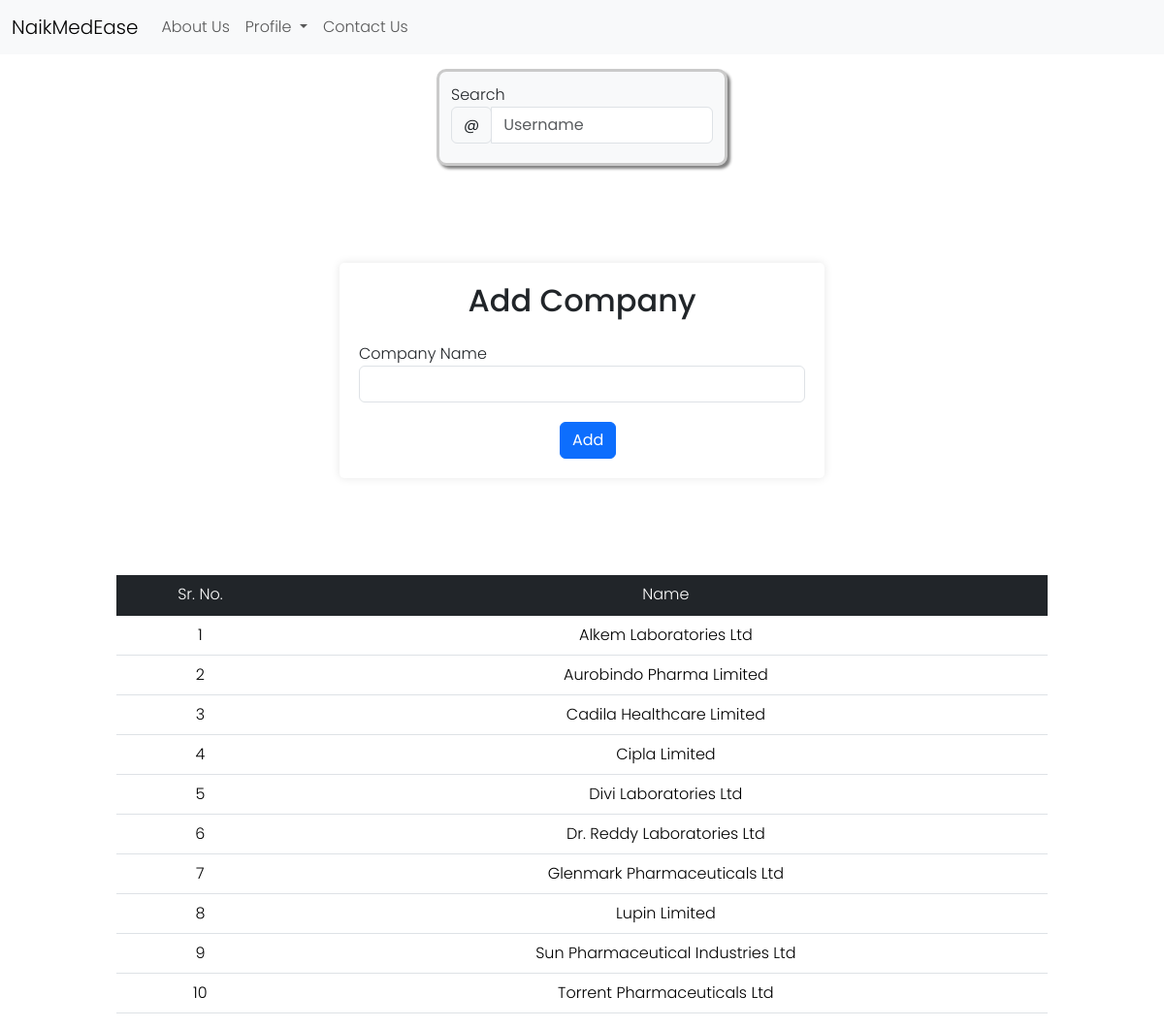
Page /Addcompany.php on the committed database.
### tables this page shows
CREATE TABLE `company` (
  `compid` int(11) NOT NULL,
  `compname` varchar(50) NOT NULL
);

### Addcompany.php (the view, shortened to what this page needs)
<!DOCTYPE html>
<html lang="en">
<head>
    <?php include_once 'navbar.php'; ?>
    <link rel="stylesheet" href="./css/form.css">
    <?php
    $con = mysqli_connect("localhost", "root", "", "naikmedease");
    ?>
    <link rel="stylesheet" href="./css/table.css">
    <link rel="stylesheet" href="./css/vieworder.css">
</head>
<body>
    <div class="box">
        <nav>
            <div class="lbl">Search</div>
            <div class="input-group ml-5">
                <div class="input-group-prepend">
                    <span class="input-group-text" id="basic-addon1">@</span>
                </div>
                <input type="text" class="form-control w-25" id="myInput" placeholder="Username" aria-label="Username" aria-describedby="basic-addon1">
            </div>
        </nav>
    </div>
    <div class="form-container" method="post">
        <h2 class="text-center mb-4">Add Company</h2>
        <form id="loginForm" method="post">
            <div class="form-group">
                <label for="compname">Company Name</label>
                <input type="text" class="form-control" id="compname" name="compname" pattern="[A-z a-z]{3,25}" title="Only aplhabets minimum 3 and maximum 25" required>
            </div>
            <button type="submit" class="btn btn-primary btn-block mid" name="btnadd">Add</button>
        </form>
    </div>
    <table class="table table-hover text-center format rounded">
        <thead class="table-dark">
            <tr>
                <th scope="col">Sr. No.</th>
                <th scope="col">Name</th>
            </tr>
        </thead>
        <tbody class="table-group-divider" id="myTable">
            <?php
            $getdta = mysqli_query($con, "select * from company");
            $num = 1;
            while ($row = mysqli_fetch_assoc($getdta)) {
                echo "<tr>
                <th scope='row'>" . $num . "</th>
                <td>" . $row['compname'] . "</td>
                </td>
                </tr>";
                $num++;
            }
            ?>
        </tbody>
    </table>
</body>
</html>

### css/navbar.css (style rules this page uses)
* { font-family: "Poppins", sans-serif; font-weight: 300; font-style: normal; }

### css/form.css (style rules this page uses)
* { font-family: "Poppins", sans-serif; font-weight: 300; font-style: normal; }
.form-container { width: 500px; margin: 100px auto; padding: 20px; background-color: #fff; border-radius: 5px; box-shadow: 0 0 10px rgba(0, 0, 0, 0.1); }
.form-group { margin-bottom: 20px; }

### css/table.css (style rules this page uses)
* { font-family: "Poppins", sans-serif; font-weight: 300; font-style: normal; }
.format { max-width: 80vw; margin: 15px 10%; }

### css/vieworder.css (style rules this page uses)
h2 { text-align: center; }
table { text-align: center; }
.box { display: flex; justify-content: space-between; margin: 15px auto; width: 300px; height: 100px; background-color: #f8f9fa; border: solid #cacaca; box-shadow: 3px 3px 3px grey; padding: 1% 1% 1% 1%; border-radius: 10px; gap: 5px; }

### Addcompany.php (style rules this page uses)
.mid { margin-left: 45%; }

### rows in the picture
company: compname "Alkem Laboratories Ltd"
company: compname "Aurobindo Pharma Limited"
company: compname "Cadila Healthcare Limited"
company: compname "Cipla Limited"
company: compname "Divi Laboratories Ltd"
company: compname "Dr. Reddy Laboratories Ltd"
company: compname "Glenmark Pharmaceuticals Ltd"
company: compname "Lupin Limited"
company: compname "Sun Pharmaceutical Industries Ltd"
company: compname "Torrent Pharmaceuticals Ltd"
